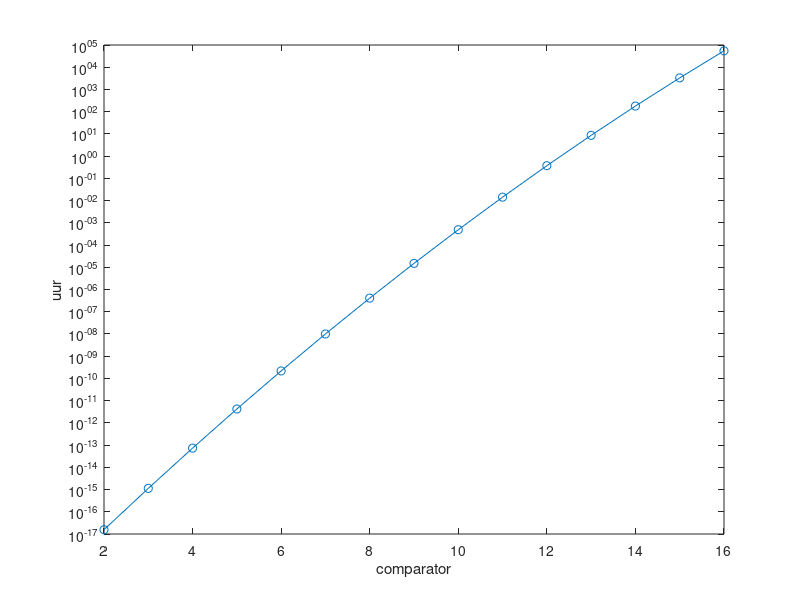
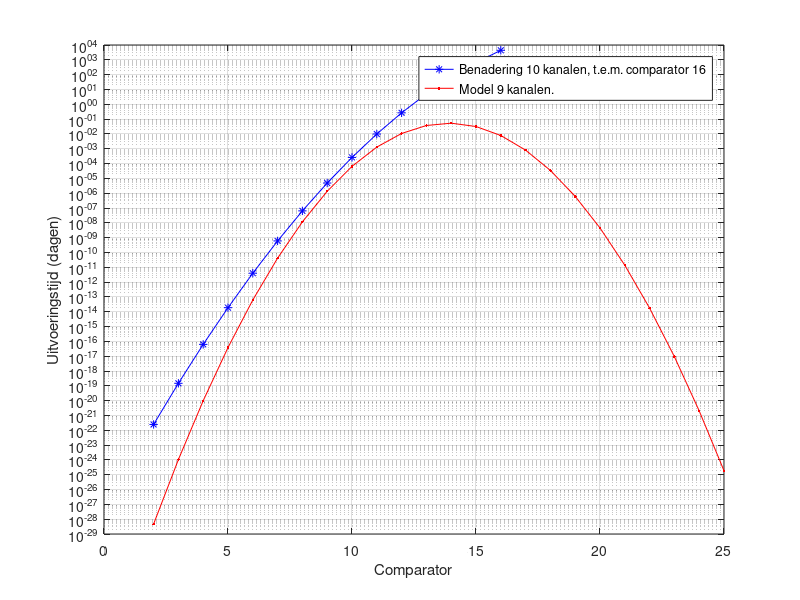

MATLAB code to generate these figures, in order:
clc
clear all

% waarden

% hours
       %a2 =   1.395e+19; %  (-2.219e+19, 5.009e+19)
       %b2 =       40.15; %(38.39, 41.9)
       %c2 =       4.331; % (4.193, 4.469)
a1 =   1.395e+19;
b1 =       40.15;
c1 =       4.193;

%a1 =   1.395e+19;
%b1 =       40.15;
%c1 =       4.203;

x_b10 = (2:16);
f = @(x) a1*exp(-((x-b1)/c1).^2);

plot(x_b10,f(x_b10), 'o-')
set(gca,'YScale','log')
ylabel('uur')
xlabel('comparator')

%%
x_b10_2 = (2:16);

% days 10
a2 =   3.559e+05;  %(-2.165e+06, 2.878e+06)
b2 =       21.05;  %(16.24, 25.86)
c2 =       2.409;  %(1.731, 3.087)

       %a2 =   9.089e+04  %(-5.204e+05, 7.022e+05)
       %b2 =       20.12  %(15.54, 24.7)
       %c2 =       2.274  %(1.59, 2.958)

%a2 =        7744  %(-3.848e+04, 5.397e+04)
%b2 =       18.44  %(14.36, 22.52)
%c2 =       2.008  %(1.319, 2.697)

f2 = @(x) a2*exp(-((x-b2)/c2).^2);

% days 9
       a3 =      0.0532  %(0.05281, 0.05358)
       b3 =       13.91  %(13.9, 13.92)
       c3 =       1.509  %(1.497, 1.522)
f3 = @(x) a3*exp(-((x-b3)/c3).^2);

figure
plot(x_b10_2,f2(x_b10_2), 'b*-')
set(gca,'YScale','log')
ylabel('Uitvoeringstijd (dagen)')
xlabel('Comparator')
hold on
grid on
plot((2:25), f3((2:25)), 'r.-');
legend('Benadering 10 kanalen, t.e.m. comparator 16', 'Model 9 kanalen.');
